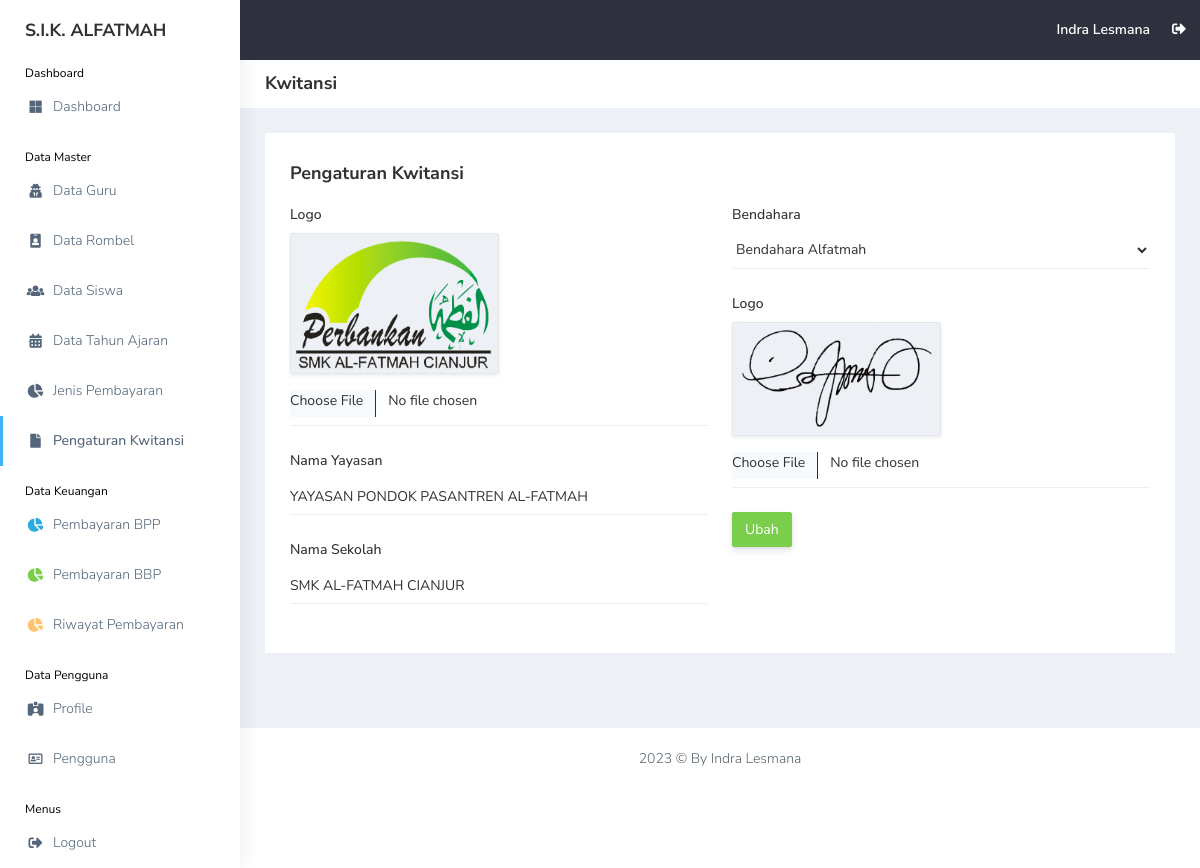
The page /view_master/kwitansi.php (signed in) on the database its author committed.
### tables this page shows
CREATE TABLE `users` (
  `id_user` int(11) NOT NULL,
  `nama` varchar(255) NOT NULL,
  `username` varchar(255) NOT NULL,
  `email` varchar(255) NOT NULL,
  `password` varchar(255) NOT NULL,
  `image` varchar(255) NOT NULL,
  `role_id` int(11) NOT NULL,
  `date_created` date NOT NULL,
  `is_active` int(11) NOT NULL
);

CREATE TABLE `kwitansi` (
  `logo` varchar(255) NOT NULL,
  `yayasan` varchar(255) NOT NULL,
  `sekolah` varchar(255) NOT NULL,
  `id_bendahara` int(11) NOT NULL,
  `ttd` varchar(255) NOT NULL
);

### functions.php (called while the page is built, shortened)
<?php
$conn = mysqli_connect("localhost", "root", "", "db_sika");
function query($query)
{
    global $conn;
    $result = mysqli_query($conn, $query);
    $rows = [];
    while ($row = mysqli_fetch_assoc($result)) {
        $rows[] = $row;
    }
    return $rows;
}

### view_master/kwitansi.php (the view, shortened to what this page needs)
<?php
include "../templates/header.php";
$k = query(
    "SELECT * FROM kwitansi"
)[0];
$bendahara = query("SELECT * FROM users WHERE role_id = 2");
?>
<div class="page-breadcrumb bg-white">
    <div class="row align-items-center">
        <div class="col-lg-3 col-md-4 col-sm-4 col-xs-12">
            <h4 class="page-title">Kwitansi</h4>
        </div>
    </div>
</div>
<div class="container-fluid">
    <div class="row">
        <div class="col-md-12 col-lg-12 col-sm-12">
            <div class="white-box">
                <div class="d-md-flex mb-3">
                    <h3 class="box-title mb-0">Pengaturan Kwitansi</h3>
                </div>
                <form class="form-horizontal form-material" action="" method="POST" enctype="multipart/form-data">
                    <div class="row">
                        <div class="col-12 col-md-6">
                            <div class="form-group mb-4">
                                <label class="col-md-12 p-0">Logo</label>
                                <img src="../assets/img/logo_kwitansi/<?= $k["logo"]; ?>"
                                    class="img-thumbnail w-50 mb-3">
                                <div class="col-md-12 border-bottom p-0">
                                    <input type="file" class="form-control p-0 border-0" name="logo" />
                                </div>
                            </div>
                            <div class="form-group mb-4">
                                <label class="col-md-12 p-0">Nama Yayasan</label>
                                <div class="col-md-12 border-bottom p-0">
                                    <input type="text" class="form-control p-0 border-0" value="<?= $k["yayasan"]; ?>"
                                        name="yayasan" />
                                </div>
                            </div>
                            <div class="form-group mb-4">
                                <label for="example-email" class="col-md-12 p-0">Nama Sekolah</label>
                                <div class="col-md-12 border-bottom p-0">
                                    <input type="text" class="form-control p-0 border-0" value="<?= $k["sekolah"]; ?>"
                                        name="sekolah" />
                                </div>
                            </div>
                        </div>
                        <div class="col-12 col-md-6">
                            <div class="form-group mb-4">
                                <label class="col-sm-12">Bendahara</label>
                                <div class="col-sm-12 border-bottom">
                                    <select class="form-select shadow-none p-0 border-0 form-control-line"
                                        name="id_bendahara">
                                        <?php foreach ($bendahara as $b): ?>
                                            <option value="<?= $b["id_user"]; ?>"><?= $b["nama"]; ?></option>
                                        <?php endforeach; ?>
                                    </select>
                                </div>
                            </div>
                            <div class="form-group mb-4">
                                <label class="col-md-12 p-0">Logo</label>
                                <img src="../assets/img/ttd/<?= $k["ttd"]; ?>" class="img-thumbnail w-50 mb-3">
                                <div class="col-md-12 border-bottom p-0">
                                    <input type="file" class="form-control p-0 border-0" name="ttd" />
                                </div>
                            </div>
                            <div class="form-group mb-4">
                                <div class="col-sm-12">
                                    <button class="btn btn-success" type="submit" name="edit_kwitansi">Ubah</button>
                                </div>
                            </div>
                        </div>
                    </div>
                </form>
            </div>
        </div>
    </div>
</div>
<?php
include "../templates/footer.php";
?>

### templates/topbar.php (shortened to what this page needs)
<header class="topbar" data-navbarbg="skin5">
    <nav class="navbar top-navbar navbar-expand-md navbar-dark">
        <div class="navbar-header" data-logobg="skin6">
            <a class="navbar-brand" href="#">
                <b class="logo-text text-dark">
                    S.I.K. ALFATMAH
                </b>
            </a>
        </div>
        <div class="navbar-collapse collapse" id="navbarSupportedContent" data-navbarbg="skin5">
            <ul class="navbar-nav ms-auto d-flex align-items-center">
                <li>
                    <a class="profile-pic" href="../view_pengguna/profile.php"><span class="text-white font-medium">
                            <?= $user["nama"]; ?>
                        </span></a>
                </li>
                <li><a href="../logout.php" class="mr-5 profile-pic"><i class="fas fa-sign-out-alt"
                            onclick="return confirm('Yakin ingin keluar dari aplikasi?');"></i></a></li>
            </ul>
        </div>
    </nav>
</header>

### rows shown on the page
users: nama "Indra Lesmana"
kwitansi: logo (picture), yayasan "YAYASAN PONDOK PASANTREN AL-FATMAH", sekolah "SMK AL-FATMAH CIANJUR", ttd (picture)

### other values the page prints
form field id_bendahara "Bendahara Alfatmah"
